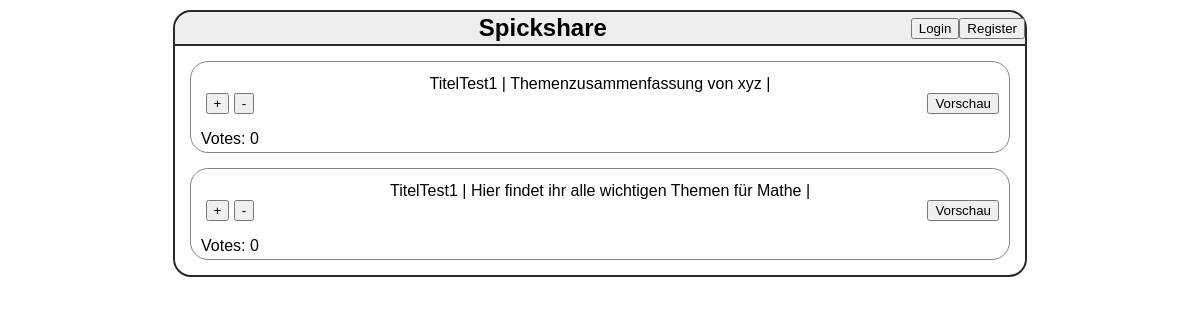
Before: /index/ with the older database file.
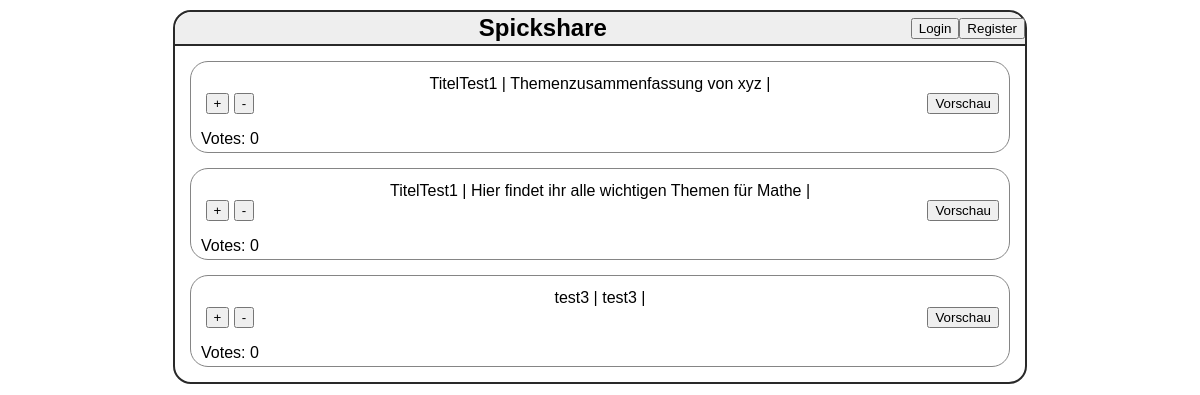
After: the same page with the newer database file.
### models.py (models this page shows)
class Cheatsheet(db.Model):
    id = db.Column(db.Integer, primary_key=True)
    title = db.Column(db.String, nullable=False)
    description = db.Column(db.String, nullable=False)
    creditcost = db.Column(db.Integer, nullable=True)
    pdf_datei = db.Column(db.LargeBinary, nullable=False)
    module_id = db.Column(db.Integer, db.ForeignKey('module.id'), nullable=True)
    professor_id = db.Column(db.Integer, db.ForeignKey('professor.id'), nullable=True)
    user_id = db.Column(db.Integer, db.ForeignKey('user.id'), nullable=True)
    votes = db.Column(db.Integer, default=0, nullable=False)
    created_at = db.Column(db.DateTime, default=func.now())

### app.py (the view)
@app.route('/index/')
def index():
    cheatsheets = Cheatsheet.query.all()
    return render_template('index.html', cheatsheets=cheatsheets, user=current_user) #https://youtu.be/dam0GPOAvVI?t=7011

### templates/index.html (shortened to what this page needs)
<!doctype html>
<html lang=de>
<head>
    <link rel="stylesheet" href="{{ url_for('static', filename='css/style.css') }}">
</head>
<body>
<nav style="display: flex; justify-content: space-between; align-items: center; padding: 0px;">
    {% if user.is_authenticated %}
        <h1>Spickshare</h1>
        <form action="{{ url_for('upload')}}">
             <button type="submit">Upload Cheatsheet</button>
        </form>
        <a href="{{ url_for('logout') }}">
            <button>Logout</button>
        </a>
    {% else %}
        <h1>Spickshare</h1>
        <a href="{{ url_for('login') }}">
            <button>Login</button>
        </a>
        <a href="{{ url_for('register') }}">
            <button>Register</button>
        </a>
    {% endif %}
</nav>
    <ul>
        {% for cheatsheet in cheatsheets %}
            <div class="eintrag">
                <li>{{ cheatsheet.title }} | {{ cheatsheet.description }} | {{ cheatsheet.prof }}</li>
                <div class="buttons-links">
                    <form action="{{ url_for('vote') }}" method="POST">
                        <button type="submit" name="Voteinput" value="+">+</button>
                        <button type="submit" name="Voteinput" value="-">-</button>
                        <p>Votes: {{ cheatsheet.votes }}</p>
                    </form>
                </div>
                    <div class="buttons-rechts">
                    <button>Vorschau</button>
                </div>
            </div>
        {% endfor %}
    </ul>
</body>
</html>

### static/css/style.css (style rules this page uses)
body { text-align: center; font-family: sans-serif; width: 850px; margin: 10px auto; border: 2px solid #292929; border-radius: 18px; border-width: 2px; }
a { color: #35a; text-decoration: none; }
ul { list-style: none; margin: 0; padding: 0; }
li { margin-top: 3px; }
form { display: inline; }
nav { background: #eee; border-bottom: 2px solid #292929; display: flex; align-items: center; padding: 0 5px; border-top-left-radius: 18px; border-top-right-radius: 18px; }
nav h1 { font-size: x-large; flex: auto; margin: 2px 0; }
nav a { text-decoration: none; }
.eintrag { margin: 15px; height: 70px; }
.buttons-links { float: left; }
.buttons-rechts { float: right; }
.eintrag { border: rgb(133, 133, 133); border-style: solid; border-width: 1px; padding: 10px; border-radius: 18px; }

Changed rows visible on the page:
added Cheatsheet: title "test3", description "test3", votes "0"
